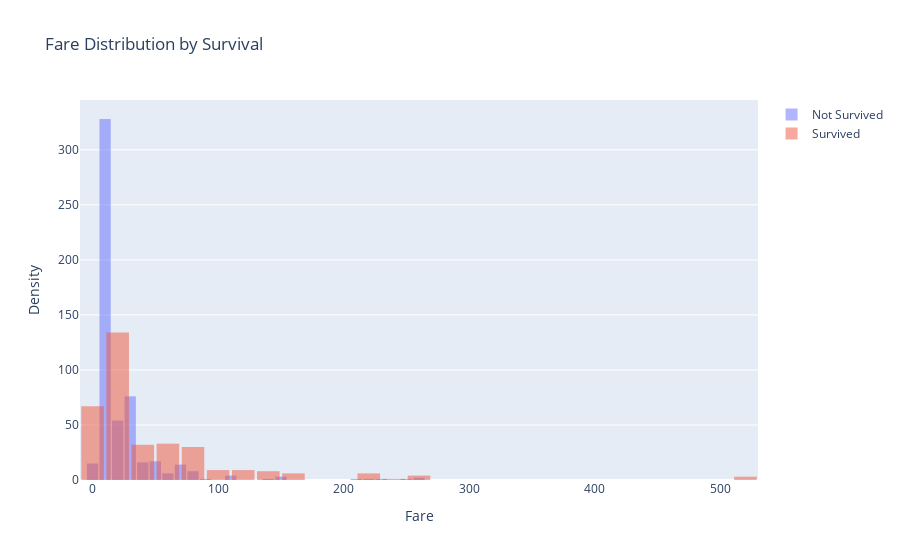

Notebook code for this chart:
### Code cell
fig = go.Figure()

fig.add_trace(go.Histogram(x=df[df['Survived'] == 0]['Fare'], name='Not Survived', opacity=0.5))
fig.add_trace(go.Histogram(x=df[df['Survived'] == 1]['Fare'], name='Survived', opacity=0.5))

fig.update_layout(
    title='Fare Distribution by Survival',
    xaxis_title='Fare',
    yaxis_title='Density',
    barmode='overlay',  
    bargap=0.1,  
)

fig.show()

### Figure 1 — Plotly figure (JSON) as saved in the notebook; plotly's stock layout.template omitted (floating-point values rounded to 4 significant figures; data arrays with more than 128 entries replaced by an {"elided": "..."} marker saying what was removed)
{"data": [{"name": "Not Survived", "opacity": 0.5, "type": "histogram", "x": {"elided": "549 float values"}}, {"name": "Survived", "opacity": 0.5, "type": "histogram", "x": {"elided": "342 float values"}}], "layout": {"bargap": 0.1, "barmode": "overlay", "title": {"text": "Fare Distribution by Survival"}, "xaxis": {"title": {"text": "Fare"}}, "yaxis": {"title": {"text": "Density"}}}}
